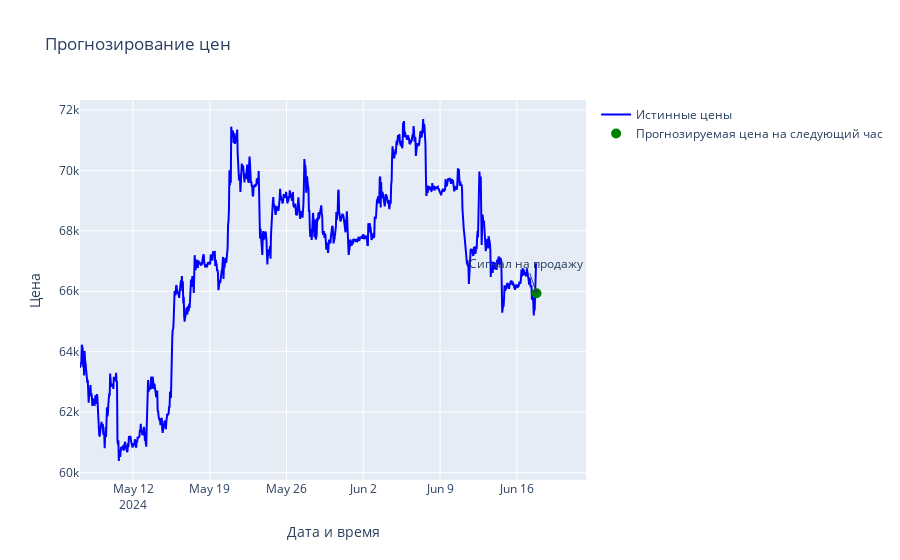

The notebook cell this image was saved under:
### Code cell
# Создание интерактивного графика
fig = go.Figure()

fig.add_trace(go.Scatter(x=new_data['time'], y=new_data['close'], mode='lines', name='Истинные цены', line=dict(color='blue')))
fig.add_trace(go.Scatter(x=[new_data['time'].iloc[-1] + pd.Timedelta(hours=1)], y=[predicted_price], mode='markers', name='Прогнозируемая цена на следующий час', marker=dict(color='green', size=10)))

# Добавление аннотации с сигналом
fig.add_annotation(
    x=new_data['time'].iloc[-1] + pd.Timedelta(hours=1),
    y=predicted_price,
    text=signal,
    showarrow=True,
    arrowhead=1
)

# Добавление улучшенных меток времени при наведении курсора
fig.update_layout(
    title='Прогнозирование цен',
    xaxis_title='Дата и время',
    yaxis_title='Цена',
    hovermode='x unified'
)

fig.update_traces(
    hovertemplate='%{x|%Y-%m-%d %H:%M:%S}<br>Цена: %{y:.2f}'
)

fig.show()

### Figure 1 — Plotly figure (JSON) as saved in the notebook; plotly's stock layout.template omitted (floating-point values rounded to 4 significant figures; data arrays with more than 128 entries replaced by an {"elided": "..."} marker saying what was removed)
{"data": [{"hovertemplate": "%{x|%Y-%m-%d %H:%M:%S}<br>Цена: %{y:.2f}", "line": {"color": "blue"}, "mode": "lines", "name": "Истинные цены", "type": "scatter", "x": {"elided": "999 str values"}, "y": {"elided": "999 float values"}}, {"hovertemplate": "%{x|%Y-%m-%d %H:%M:%S}<br>Цена: %{y:.2f}", "marker": {"color": "green", "size": 10}, "mode": "markers", "name": "Прогнозируемая цена на следующий час", "type": "scatter", "x": ["2024-06-17T19:00:00"], "y": [65940.0]}], "layout": {"annotations": [{"arrowhead": 1, "showarrow": true, "text": "Сигнал на продажу", "x": "2024-06-17T19:00:00", "y": 65940.0}], "hovermode": "x unified", "title": {"text": "Прогнозирование цен"}, "xaxis": {"title": {"text": "Дата и время"}}, "yaxis": {"title": {"text": "Цена"}}}}
